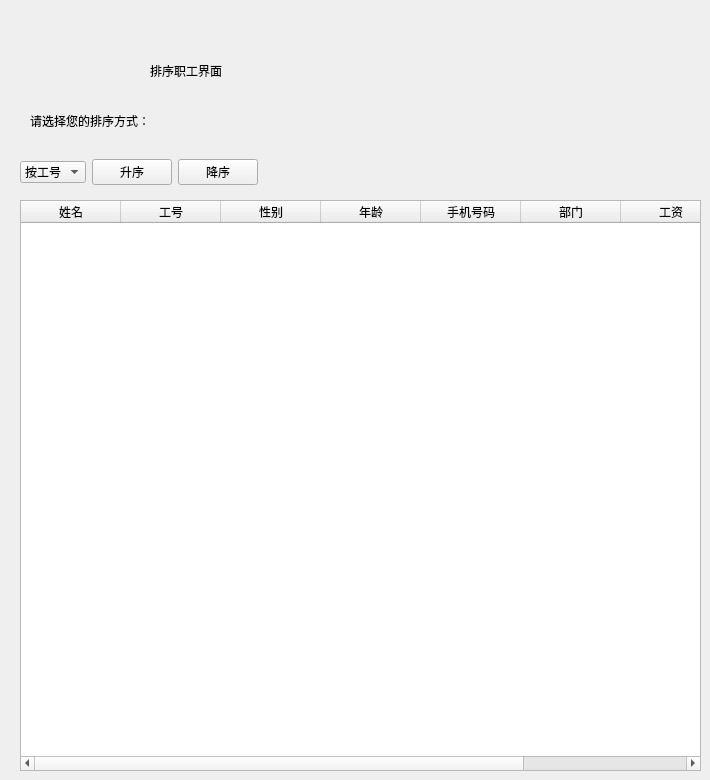
    <widget class="QWidget" name="page">
     <widget class="QLabel" name="label_12">
      <property name="geometry">
       <rect>
        <x>150</x>
        <y>40</y>
        <width>351</width>
        <height>61</height>
       </rect>
      </property>
      <property name="styleSheet">
       <string notr="true">font: 35pt &quot;楷体&quot;;</string>
      </property>
      <property name="text">
       <string>排序职工界面</string>
      </property>
     </widget>
     <widget class="QWidget" name="widget_18" native="true">
      <property name="geometry">
       <rect>
        <x>20</x>
        <y>140</y>
        <width>621</width>
        <height>64</height>
       </rect>
      </property>
      <layout class="QHBoxLayout" name="horizontalLayout_15">
       <item>
        <widget class="QComboBox" name="sortkind">
         <property name="styleSheet">
          <string notr="true">font: 15pt &quot;楷体&quot;;</string>
         </property>
         <item>
          <property name="text">
           <string>按工号</string>
          </property>
         </item>
         <item>
          <property name="text">
           <string>按年龄</string>
          </property>
         </item>
        </widget>
       </item>
       <item>
        <widget class="QPushButton" name="increasesort">
         <property name="styleSheet">
          <string notr="true">font: 20pt &quot;楷体&quot;;</string>
         </property>
         <property name="text">
          <string>升序</string>
         </property>
        </widget>
       </item>
       <item>
        <widget class="QPushButton" name="decreasesort">
         <property name="styleSheet">
          <string notr="true">font: 20pt &quot;楷体&quot;;</string>
         </property>
         <property name="text">
          <string>降序</string>
         </property>
        </widget>
       </item>
       <item>
        <spacer name="horizontalSpacer_18">
         <property name="orientation">
          <enum>Qt::Horizontal</enum>
         </property>
         <property name="sizeHint" stdset="0">
          <size>
           <width>40</width>
           <height>20</height>
          </size>
         </property>
        </spacer>
       </item>
      </layout>
     </widget>
     <widget class="QLabel" name="label_10">
      <property name="geometry">
       <rect>
        <x>30</x>
        <y>100</y>
        <width>331</width>
        <height>41</height>
       </rect>
      </property>
      <property name="styleSheet">
       <string notr="true">font: 20pt &quot;楷体&quot;;</string>
      </property>
      <property name="text">
       <string>请选择您的排序方式：</string>
      </property>
     </widget>
     <widget class="QTableWidget" name="sorttable">
      <property name="geometry">
       <rect>
        <x>20</x>
        <y>200</y>
        <width>681</width>
        <height>571</height>
       </rect>
      </property>
      <property name="minimumSize">
       <size>
        <width>641</width>
        <height>461</height>
       </size>
      </property>
      <column>
       <property name="text">
        <string>姓名</string>
       </property>
      </column>
      <column>
       <property name="text">
        <string>工号</string>
       </property>
      </column>
      <column>
       <property name="text">
        <string>性别</string>
       </property>
      </column>
      <column>
       <property name="text">
        <string>年龄</string>
       </property>
      </column>
      <column>
       <property name="text">
        <string>手机号码</string>
       </property>
      </column>
      <column>
       <property name="text">
        <string>部门</string>
       </property>
      </column>
      <column>
       <property name="text">
        <string>工资</string>
       </property>
      </column>
      <column>
       <property name="text">
        <string>职责</string>
       </property>
      </column>
     </widget>
    </widget>
